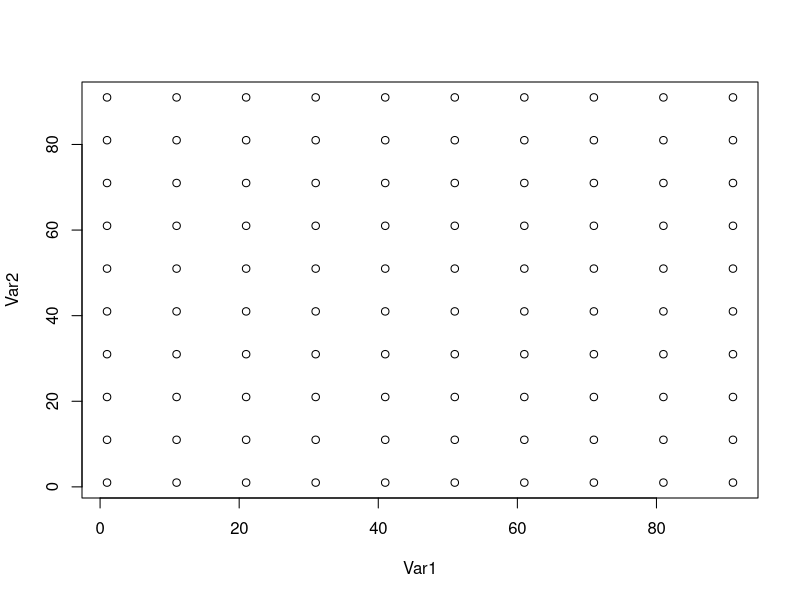

Write the R code that produced this figure.
## .................................................................................
## Purpose: Make a lattice model to use for the polySimIBD modeling framework
##
## Notes:
## .................................................................................
library(tidyverse)
library(raster)
set.seed(48)
setwd("validation") # setwd down one from package for validation work
#............................................................
# Spatial setup w/ a Lattice Model
#...........................................................
# Lattice
nCell <- 100
coords <- round(seq(1, nCell, by = 10))
latticemodel <- expand.grid(coords, coords)
plot(latticemodel)
colnames(latticemodel) <- c("longnum", "latnum")

# store, same approx order of mag as distance for migration
latticemodel <- latticemodel %>%
  dplyr::mutate(deme = 1:dplyr::n())

#............................................................
# cartesian distance matrix
#...........................................................
#......................
# get combinations I need
#......................
locatcomb <- t(combn(sort(latticemodel$deme), 2)) %>%
  tibble::as_tibble(., .name_repair = "minimal") %>%
  magrittr::set_colnames(c("deme1", "deme2"))
# get selfs
selves <- tibble::tibble(deme1 = unique(c(locatcomb$deme1, locatcomb$deme2)),
                         deme2 = unique(c(locatcomb$deme1, locatcomb$deme2)))
locatcomb <- dplyr::bind_rows(locatcomb, selves)
#......................
# calculate for euclidean and height
#......................
# euc and height
locatcomb$distval <- furrr::future_pmap_dbl(locatcomb, function(deme1, deme2){
  # get long lat
  xy1 <- latticemodel[latticemodel$deme == deme1, c("longnum", "latnum")]
  xy2 <- latticemodel[latticemodel$deme == deme2, c("longnum", "latnum")]

  # euclidean distance
  euc <- dist(rbind(xy1, xy2), method = "euclidean")
  return(euc)}
  )


# now combine
latticemodel_x <- latticemodel %>%
  dplyr::rename(deme1 = deme)
latticemodel_y <- latticemodel %>%
  dplyr::rename(deme2 = deme)
locatcomb <- locatcomb %>%
  dplyr::left_join(., latticemodel_x, by = "deme1") %>%
  dplyr::left_join(., latticemodel_y, by = "deme2")

# save out
dir.create("results/sim_data", recursive = T)
saveRDS(latticemodel, file = "results/sim_data/lattice_model.rds")
saveRDS(locatcomb, file = "results/sim_data/locatcombo.rds")
